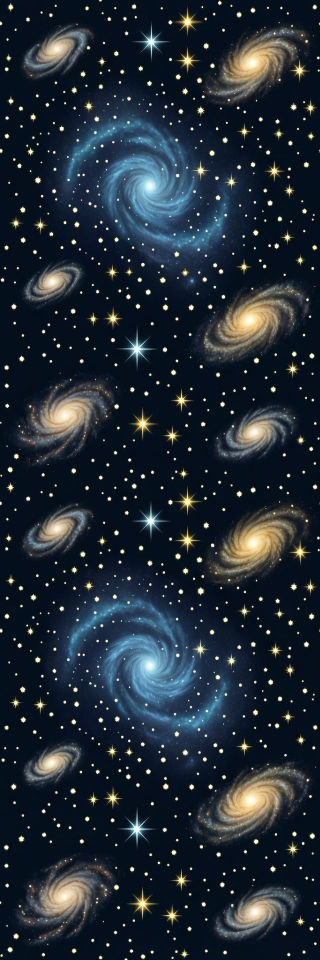
#> input picture Assets/background/galaxy_panel_0.png, 640 x 1920 px (shown at 1/2 size); its folder holds 3 pictures in this run
$ python capture_strip_v3.py
#> lines starting #> are read from the running program, lines starting #| are printed output that depends on the picture
"""Preview the new 3-column strip at gameplay scale (320x5760)."""
from pathlib import Path
from PIL import Image

ROOT = Path(__file__).resolve().parent.parent
ASSETS = ROOT / "Assets" / "background"
OUT = ROOT / "tools" / "playtest_out" / "strip_v1.28_preview.png"
OUT.parent.mkdir(parents=True, exist_ok=True)

panels = [Image.open(ASSETS / f"galaxy_panel_{i}.png") for i in range(3)]
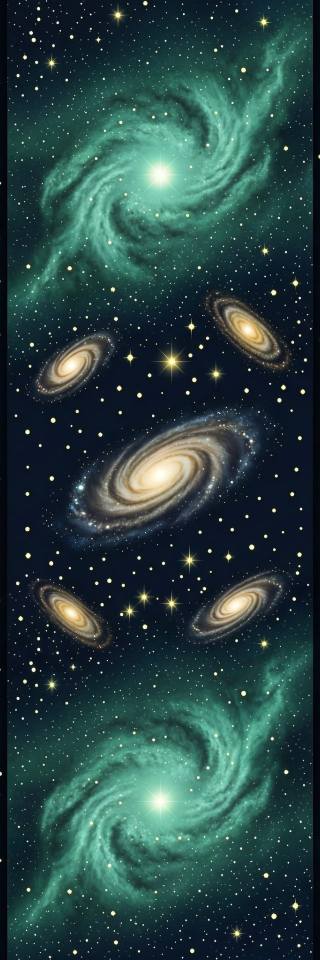
#> input picture Assets/background/galaxy_panel_1.png, 640 x 1920 px (shown at 1/2 size)
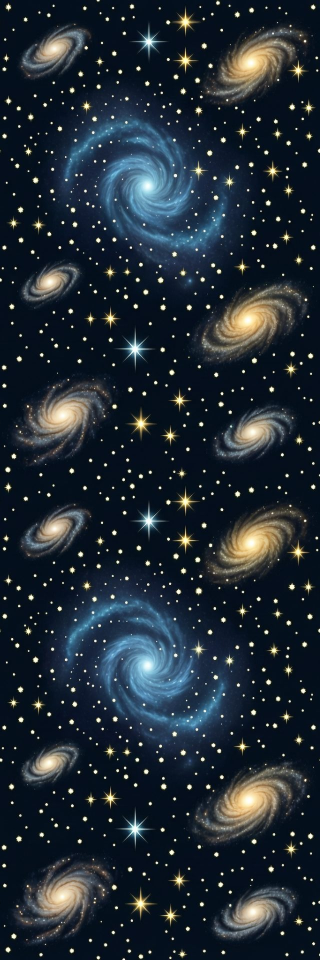
#> input picture Assets/background/galaxy_panel_2.png, 640 x 1920 px (shown at 1/2 size)
#> panels = 3 items
w_target = 320
scaled = [p.resize((w_target, int(p.height * w_target / p.width))) for p in panels]
#> scaled = 3 items
total_h = sum(s.height for s in scaled)
#> total_h = 2880
strip = Image.new("RGB", (w_target, total_h))
#> strip: PIL image 320x2880 RGB; every value is 0
y = 0
for s in scaled:
    strip.paste(s, (0, y))
    y += s.height
#> this loop made 3 passes
#> y on passes 1 to 3: 960, 1920, 2880
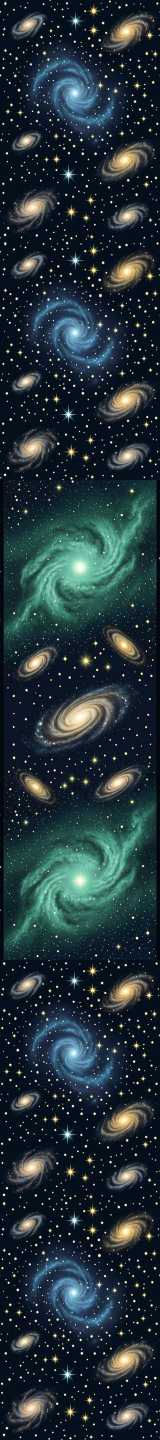
#> strip: PIL image 320x2880 RGB (shown at 1/2 size); mean R, G, B 34.9, 51.2, 57.5
#> after the loop, y = 2880
print(f"Strip: {strip.size}")
#| Strip: (320, 2880)
# Save a 320x480 window showing the top of the strip
top_window = strip.crop((0, 0, 320, 480))
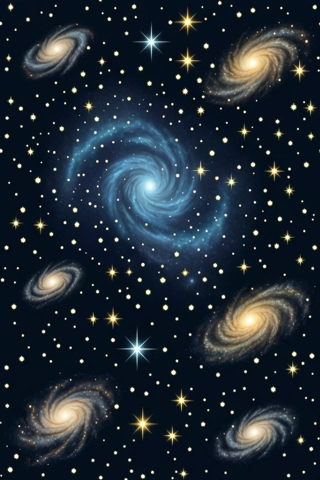
#> top_window: PIL image 320x480 RGB; mean R, G, B 32.2, 43, 52.8
top_window.save(OUT)
print(f"Top window saved: {OUT}")
